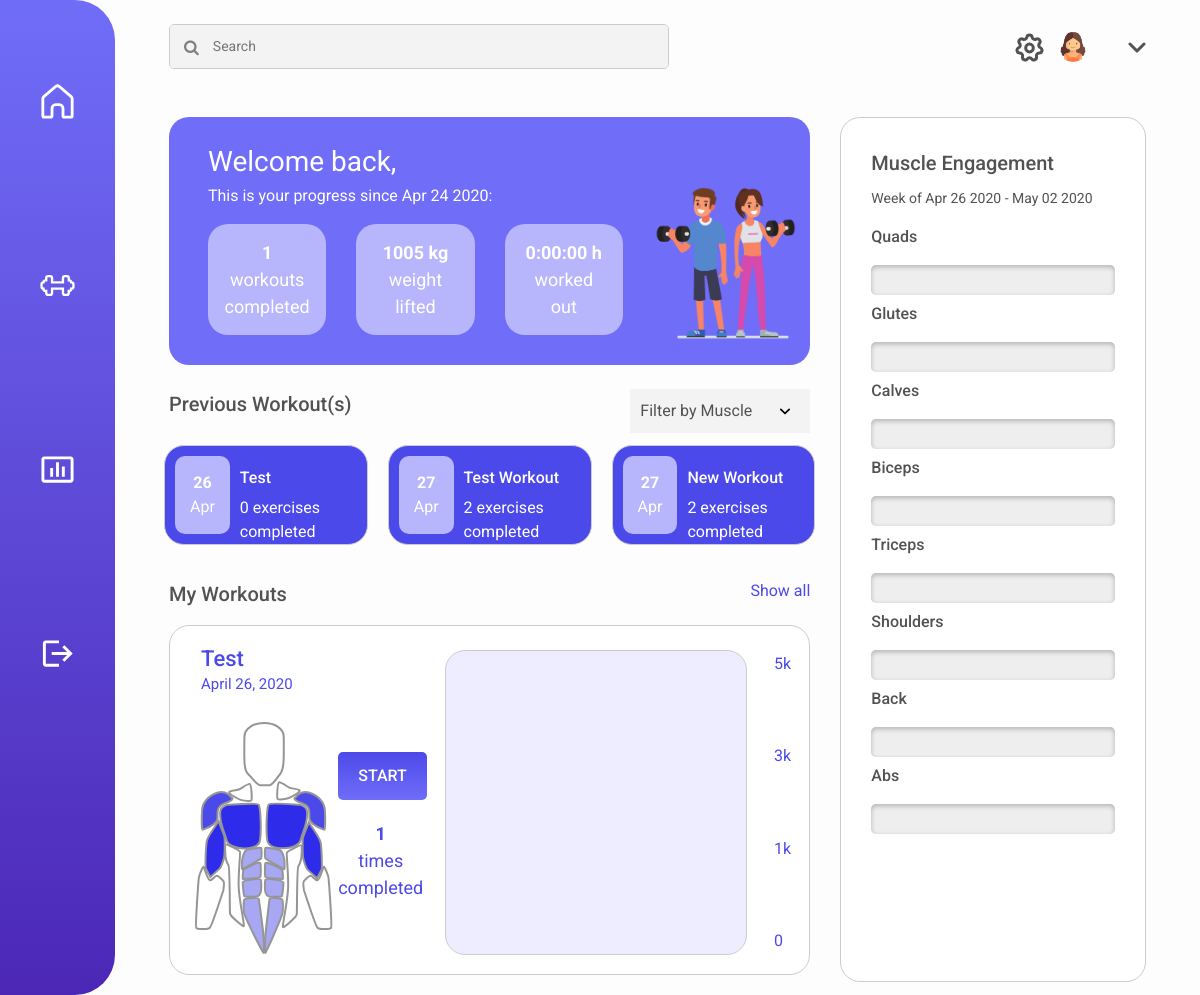
The app's page / (signed in) with its own data.
### dashboard/models.py (models this page shows)
class Workout(models.Model):
	times_completed = models.IntegerField()
	date_created = models.DateField(auto_now_add=True)
	last_date_completed = models.DateField(auto_now=True)
	name = models.CharField(max_length=120)
	avg_time_completed = models.DurationField(default=timedelta(minutes=0))
	total_time = models.DurationField(default=timedelta(minutes=0))
	user = models.ForeignKey(User, on_delete=models.CASCADE)
	weight_lifted = models.FloatField(default=0)

### dashboard/views.py (the view, shortened to what this page needs)
# urls.py: path('', dashboard_view),
@login_required
def dashboard_view(request):
	workouts = Workout.objects.filter(user=request.user)
	exercises = []
	muscles = []
	muscle_groups = ['Abs','Back','Biceps','Calves','Chest', 'Forearms', 'Glutes', 'Hamstrings', 'Quadriceps', 'Shoulders', 'Traps', 'Triceps', 'Upper Back', 'Lower Back']
	lower = ['Calves', 'Glutes', 'Hamstrings', 'Quadriceps', 'Lower Back']
	upper = ['Abs','Back','Biceps', 'Chest', 'Forearms', 'Shoulders', 'Traps', 'Triceps', 'Upper Back']
	weightLifted = 0
	hoursWorked = timedelta(minutes=0)
	workoutsCompleted = 0
	for workout in workouts:
		hoursWorked += workout.total_time # Calculate total time
		workoutsCompleted += workout.times_completed # Calculate total workouts completed
		for exercise in Exercise.objects.filter(workout=workout):
			exercises.append(exercise) # Add exercises which belong to workouts of user
		weightLifted += workout.weight_lifted
	filtered_workouts = workouts
	date_range = week_range(datetime.today())
	for exercise in exercises:
		for muscle in exercise.exercise_type.muscles_worked:
			for i in range(0,exercise.workout.times_completed): # Add muscle multiplied by number of times workout was completed
				if muscle == "Lower Back" or muscle == "Upper Back":
					muscles.append("Back")
				else:
					muscles.append(muscle)
	occurences = Counter(muscles)
	if(len(muscles) > 0):
		for muscle in muscle_groups:
			occurences[muscle] = int(occurences[muscle]/len(muscles) * 100) # Calculate percentage of muscle use
	return render(request, 'home.html', {'workouts':workouts, 'filtered_workouts':filtered_workouts, 'workouts_completed':workoutsCompleted,'weight_lifted':weightLifted, 'total_time':hoursWorked, 'date_range':date_range, 'engagement':occurences})

### dashboard/functions.py (called while the page is built)
def week_range(date):
    year, week, dow = date.isocalendar()
    if dow == 7:
        start_date = date
    else:
        start_date = date - timedelta(dow)
    end_date = start_date + timedelta(6)
    return (start_date, end_date)

### templates/home.html (shortened to what this page needs)
{% load static %}
<!DOCTYPE html>
<html lang="en">
<head>
    <link rel="stylesheet" href="https://cdnjs.cloudflare.com/ajax/libs/font-awesome/4.7.0/css/font-awesome.min.css">
    <link href="{% static 'fitnessing/css/dashboard.css' %}" rel="stylesheet">
    <link rel="stylesheet" href="https://stackpath.bootstrapcdn.com/bootstrap/4.4.1/css/bootstrap.min.css">
</head>
<body>
    <div class="sidenav">
        <div class=link1>
            <a href="/"><img class="home" src="{% static 'fitnessing/images/Home_Icon_White.svg' %}"></a>
        </div>
        <div class=link2>
            <a href="/workouts"><img class="workouts" src="{% static 'fitnessing/images/Weight_Icon.svg' %}"></a>
        </div>
        <div class=link3>
            <a href="/stats"><img class="stats" src="{% static 'fitnessing/images/Bar_Chart_Icon.svg' %}"></a>
        </div>
        <div class=link4>
            <a href="/accounts/logout"><img class="login" src="{% static 'fitnessing/images/Logout_Icon.svg' %}"></a>
        </div>
    </div>
    <div class="container-fluid main">
        <div class="row mx-4 mt-4">
            <div class="col-sm-8">
                <div class="searchContainer">
                    <i class="fa fa-search searchIcon"></i>
                    <input class="searchBox" type="text" placeholder="Search">
                </div>
            </div>
            <div class="col-sm-4 text-right pt-2">
                <a href="/settings"><img class="settings" src="{% static 'fitnessing/images/Settings_Icon.svg' %}"></a>
                <div class="profile align-middle">
                    <img class="userIcon" src="{% static 'fitnessing/images/Placeholder_User_Icon.png' %}">
                    <button class="name">{{user.get_short_name}}</button>
                    <img class="dropdownIcon" src="{% static 'fitnessing/images/Dropdown_Icon.svg' %}">
                </div>
            </div>
        </div>
        <div class="row mx-4 mt-4">
            <div class="col-sm-8">
                <div class="row welcome_box p-4 mx-0">
                    <div class="col-sm-9">
                        <div class="row">
                            <div class="col-sm-12">
                                <p class="welcome_title">Welcome back, <b>{{ user.get_short_name }}</b></p>
                                <p class="subtitle">This is your progress since {{ user.date_joined|date:'M d Y' }}:</p>
                            </div>
                        </div>
                        <div class="row">
                            <div class="col-sm-4">
                                <div class = "box">
                                    <p><b>{{ workouts_completed }}</b><br>workouts<br>completed</p>
                                </div>
                            </div>
                            <div class="col-sm-4">
                                <div class = "box">
                                    <p><b>{{ weight_lifted|floatformat:0 }} kg</b><br>weight<br>lifted</p>
                                </div>
                            </div>
                            <div class="col-sm-4">
                                <div class = "box">
                                    <p><b>{{ total_time }} h</b><br>worked<br>out</p>
                                </div>
                            </div>
                        </div>
                    </div>
                    <div class="col-sm-3 mx-auto">
                        <img class="people" src="{% static 'fitnessing/images/fitness-people.png' %}">
                    </div>
                </div>
                <div class="row mt-4">
                    <div class="col-sm-7">
                        <p class = "title">Previous Workout(s)</p>
                    </div>
                    <div class="col-sm-5 text-right">
                        <form method="get" id="workout_filter">
                            <select name="musclegroup" aria-invalid="false" onchange="this.form.submit();">
                                <option value="">Filter by Muscle</option>
                            </select>
                        </form>
                    </div>
                </div>
                <div class="row">
                    {% for workout in filtered_workouts %}
                    {% if forloop.counter0 < 3 %}
                    <div class="col-sm-4 px-0">
                        <div class = "prev_workout_container" onclick="location.href='/current-workout/' + {{ workout.id }} " >
                            <div class="date">
                                <p class="m-0"><b>{{workout.last_date_completed|date:'d'}}</b><br>{{workout.last_date_completed|date:'M'}}</p>
                            </div>
                            <p class = "subtitle2">{{ workout.name|title }}</p>
                            <p class = "desc">{{ workout.exercise_set.count }} exercises completed</p>
                        </div>
                    </div>
                    {% endif %}
                    {% endfor %}
                </div>
                <div class="row mt-4">
                    <div class="col-sm-7">
                        <p class = "title">My Workouts</p>
                    </div>
                    <div class="col-sm-5 text-right">
                        <a class = "link" href="/workouts">Show all</a>
                    </div>
                </div>
                <div class="row workouts_container mx-0">
                    {% if workouts.count > 0 %}
                    {% with workouts|first as first_workout %}
                    <div class="col-sm-5">
                        <div class="row p-3">
                            <div class="col-sm-12">
                                <p class="muscle_group mb-2">{{first_workout.name}}</p>
                                <p class="day mb-0">{{first_workout.last_date_completed}}</p>
                            </div>
                        </div>
                        <div class="row">
                            <div class="col-sm-6">
                                <img class="diagram" src="{% static 'fitnessing/images/Muscles.svg' %}">
                            </div>
                            <div class="col-sm-6">
                                <div class="start" onclick="location.href='/current-workout/' + {{ first_workout.id }} ">START</div>
                                <p class="completed"><b>{{first_workout.times_completed}}</b><br>times<br>completed</p>
                            </div>
                        </div>
                    </div>
                    <div class="col-sm-6 p-4">
                        <div class="row graph_container">
                       </div>
                    </div>
                    <div class="col-sm-1">
                        <div class="measurements">
                            <p>5k</p>
                            <p>3k</p>
                            <p>1k</p>
                            <p>0</p>
                        </div>
                    </div>
                    {% endwith %}
                    {% else %}
                    <div class="col-sm-12 text-center mt-4 pt-4">
                        <p class="empty_workouts">You have no workouts added yet. Go on and add your first one!</p>
                    </div>
                    {% endif %}
                </div>
            </div>
            <div class="col-sm-4">
                <div class = "muscle_engagement_container">
                    <p class="title margin">Muscle Engagement</p>
                    <p class="week">Week of {{ date_range.0|date:'M d Y' }} - {{ date_range.1|date:'M d Y' }}</p>
                    <p class="muscle">Quads</p>
                    <progress id="Quads" value={{engagement.Quadriceps}} max="100"> {{engagement.Quadriceps}}% </progress>
                    <br>
                    <p class="muscle">Glutes</p>
                    <progress id="Glutes" value={{engagement.Glutes}} max="100"> </progress>
                    <br>
                    <p class="muscle">Calves</p>
                    <progress id="Calves" value={{engagement.Calves}} max="100">  </progress>
                    <br>
                    <p class="muscle">Biceps</p>
                    <progress id="Biceps" value={{engagement.Biceps}} max="100"> </progress>
                    <br>
                    <p class="muscle">Triceps</p>
                    <progress id="Triceps" value={{engagement.Triceps}} max="100"> </progress>
                    <br>
                    <p class="muscle">Shoulders</p>
                    <progress id="Shoulders" value={{engagement.Shoulders}} max="100"> </progress>
                    <br>
                    <p class="muscle">Back</p>
                    <progress id="Back" value={{engagement.Back}} max="100"> </progress>
                    <br>
                    <p class="muscle">Abs</p>
                    <progress id="Abs" value={engagement.Abs}} max="100"> </progress>
                    <br>
                </div>
            </div>
        </div>
</body>
</html>

### static/fitnessing/css/dashboard.css (style rules this page uses)
html { height: 100%; }
body { background-color: #FDFDFD !important; font-family: 'Roboto' !important; }
.main { margin-left: 115px !important; height: 100vh; width: calc(100% - 115px) !important; }
.title { font-size: 20px; font-weight: 500; color: #525252; text-align: left; }
.sidenav { height: 100%; width: 115px; position: fixed; z-index: 1; top: 0; left: 0; overflow-x: hidden; background-image: linear-gradient(#706DF9, #4C27B6); border-radius: 0 40px 40px 0; padding-top: 10px; overflow: hidden; }
.link1, .link2, .link3, .link4 { display: block; text-align: center; padding: 75px 0 75px 0; margin: -1px; }
.sidenav a img { height: 35px; width: 35px; }
.searchContainer { display: inline-flex; flex: 1 1 300px; border: 1px solid #ccc; border-radius: 5px; overflow: hidden; width: 500px; height: 45px; }
.searchIcon { padding: 14px; color: grey; background-color: #F3F3F3; text-align: center; }
.searchBox { border: 0; padding: 0.5rem 0.5rem 0.5rem 0; flex: 1; font-size: 14px; background-color: #F3F3F3; }
.settings { border: none; margin-right: 10px; background-color: #FDFDFD; }
.profile { display: inline-block; align-items: center; }
.userIcon { border-radius: 50%; width: 30px; height: 30px; }
.name { border: none; background-color: #FDFDFD; font-size: 18px; font-weight: bold; color: #525252; margin-left: 10px; }
.dropdownIcon { margin-left: 10px; }
.welcome_box { border-radius: 20px; background-color: #706DF9; }
.welcome_title { color: white; font-size: 28px; }
.subtitle { color: white; margin-top: -15px; }
.box { display: inline-block; width: 100%; padding: 15px; background-color: #B7B6FC; opacity: 100%; border-radius: 20px; }
.box p { color: white; font-size: 18px; text-align: center; margin: 0; }
.people { margin-top: 40px; height: 160px; width: auto; }
.prev_workout_container { height: 100px; background-color: #4C49EA; border-radius: 20px; border: 1px solid #ccc; margin: 10px; cursor: pointer; }
select { width: 180px; padding: 10px; font-family: "Roboto"; font-size: 13px; color: #525252; border: 0 !important; background-color: #f3f3f3; -webkit-appearance: none; -moz-appearance: none; appearance: none; background-size: .6em; background-position: calc(100% - 1.3em) center; background-repeat: no-repeat; }
.date { display: block; float: left; background-color: #B7B6FC; border-radius: 10px; text-align: center; color: white; margin: 10px; padding: 15px; }
.subtitle2 { text-align: top !important; display: block; color: white; font-weight: 500; margin-top: 20px; }
.desc { color: white; margin-top: -10px; }
.workouts_container { display: block; width: 100%; height: 350px; border-radius: 20px; background-color: white; border: 1px solid #ccc; }
.link { text-decoration: none; color: #4C49EA; border: none; background-color: transparent; }
.measurements { float: left; }
.measurements p { border-style: solid; border-color: transparent; text-align: left; padding-top: 100%; padding-bottom: 100%; color: #4C49EA; }
.diagram { padding: 10px; }
.graph_container { height: 95%; display: flex; border-radius: 20px; border: 1px solid #ccc; background-color: #EDEDFF; }
.start { display: inline-block; text-decoration: none; background-image: linear-gradient(#4C49EA, #706DF9); color: white; font-weight: 500; padding: 12px 20px 12px 20px; border-radius: 5px; margin: 40px 0 20px 20px; cursor: pointer; }
.completed { display: inline-block; text-align: center; color: #4C49EA; font-size: 18px; margin: 0 0 0 20px; }
.day { color: #4C49EA; font-size: 15px; margin-top: -10px; }
.margin { margin: 30px !important; }
.muscle_engagement_container { vertical-align: bottom; height: 865px; border-radius: 20px; background-color: white; border: 1px solid #ccc; text-align: center; }
progress { display: inline-block; height: 30px; width: 100%; padding-left: 30px; padding-right: 30px; -webkit-appearance: none; appearance: none; }
.muscle { color: #525252; font-weight: 500; text-align: left; margin-left: 30px; }
.muscle_group { color: #4C49EA; font-size: 22px; font-weight: 500; }
.week { font-size: 14px; color :#525252; margin-top: -20px; margin-left: 30px; text-align: left; }

### records on screen
Workout: last_date_completed "26", last_date_completed "Apr", name "Test", exercise_set.count "0", last_date_completed "April 26, 2020", times_completed "1"
Workout: last_date_completed "27", last_date_completed "Apr", name "Test Workout", exercise_set.count "2"
Workout: last_date_completed "27", last_date_completed "Apr", name "New Workout", exercise_set.count "2"

### other values on screen
{{ user.date_joined|date:'M d Y' }} "Apr 24 2020"
{{ workouts_completed }} "1"
{{ weight_lifted|floatformat:0 }} "1005"
{{ total_time }} "0:00:00"
{{ date_range.0|date:'M d Y' }} "Apr 26 2020"
{{ date_range.1|date:'M d Y' }} "May 02 2020"
